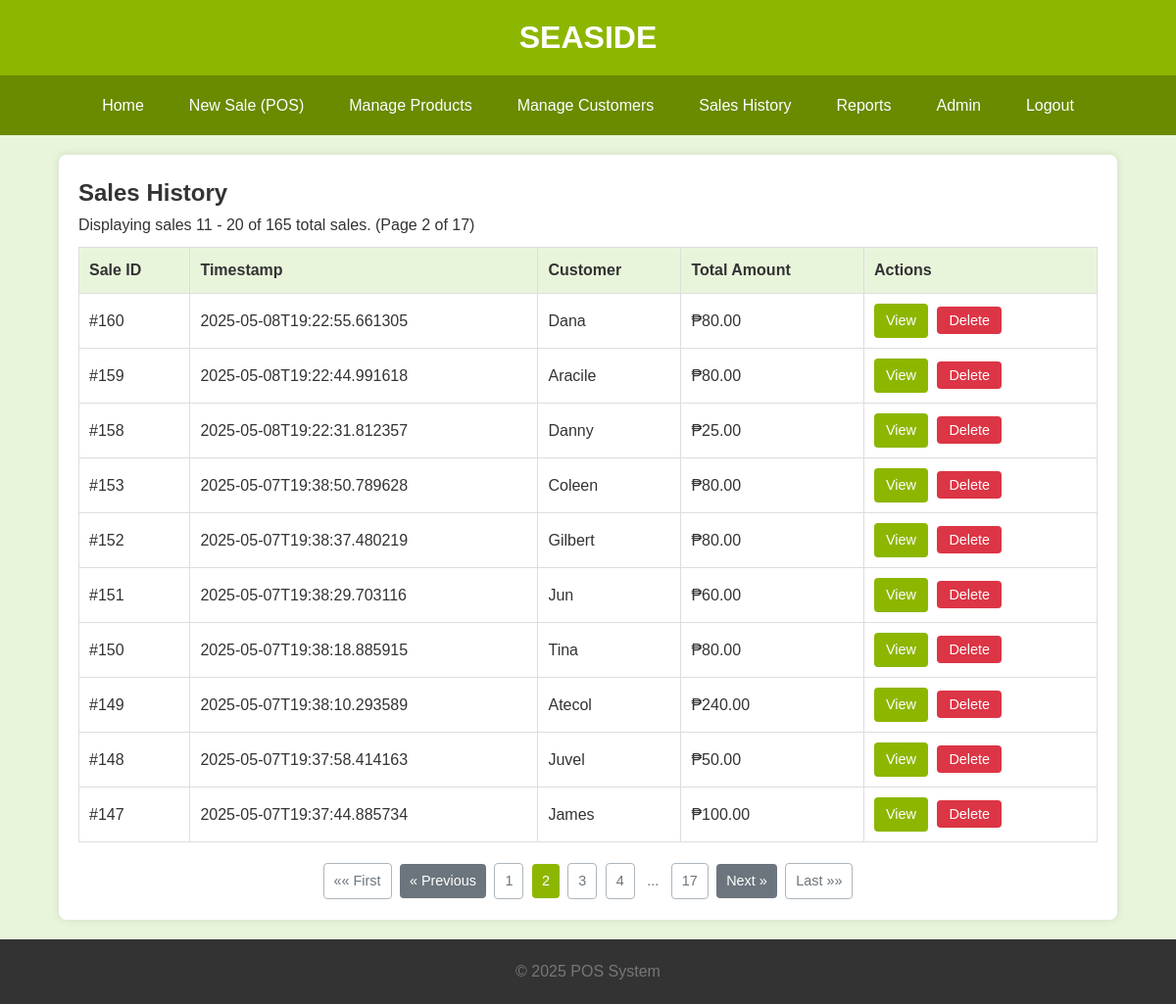
Before: /sales/page/2 (signed in) with the older database file.
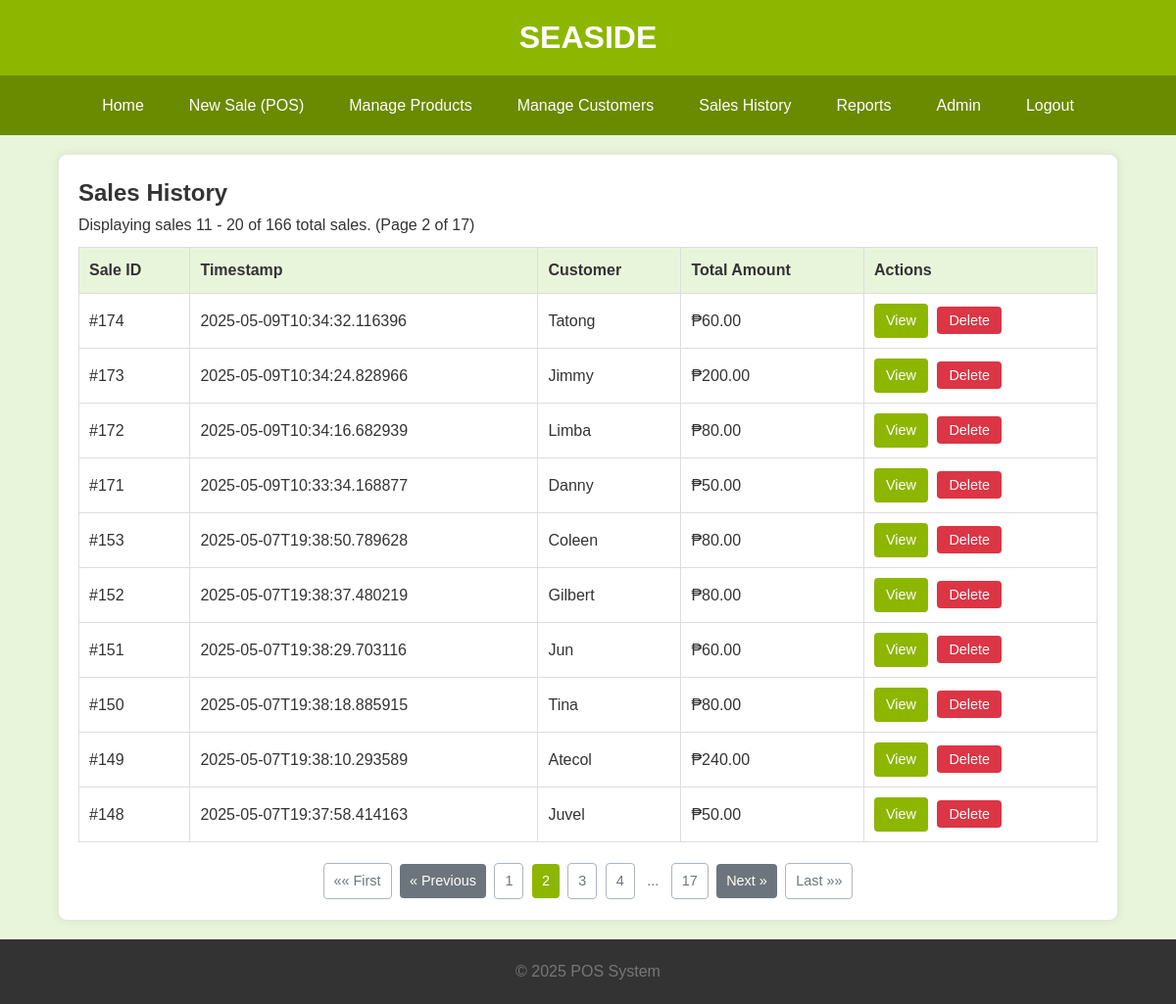
After: the same page with the newer database file.
### tables this page shows
CREATE TABLE Sales (
                SaleID INTEGER PRIMARY KEY AUTOINCREMENT,
                SaleTimestamp TEXT NOT NULL,
                TotalAmount REAL NOT NULL CHECK (TotalAmount >= 0),
                CustomerName TEXT DEFAULT 'N/A'
            );

### app.py (the view)
@app.route('/sales')
@app.route('/sales/page/<int:page_num>')
@login_required
def list_sales(page_num=1):
    total_sales = db.count_total_sales_db()
    sales_on_page = db.get_sales_paginated_db(page=page_num, per_page=ITEMS_PER_PAGE)
    if not sales_on_page and page_num > 1 and total_sales > 0:
        flash(f"No sales found on page {page_num}. Showing last available page.", "info")
        last_page = math.ceil(total_sales / ITEMS_PER_PAGE)
        return redirect(url_for('list_sales', page_num=last_page if last_page > 0 else 1))
    total_pages = math.ceil(total_sales / ITEMS_PER_PAGE) if total_sales > 0 else 0
    return render_template('sales/list.html',
                           sales=sales_on_page, title="Sales History",
                           current_page=page_num, total_pages=total_pages,
                           total_items=total_sales, per_page=ITEMS_PER_PAGE)

### app.py (called while the page is built)
@app.context_processor
def utility_processor():
    return {'now': datetime.datetime.now,
            'min': min,
            'max': max,
            'logged_in': session.get('logged_in', False)}  # Make login status available

def login_required(f):
    @wraps(f)
    def decorated_function(*args, **kwargs):
        if not session.get('logged_in'):
            flash("Please log in to access this page.", "warning")
            return redirect(url_for('login', next=request.url))  # Redirect to login, remember where user was going
        return f(*args, **kwargs)
    return decorated_function

### db_operations.py (called while the page is built)
def get_db_connection():
    conn = None
    try:
        conn = sqlite3.connect(DATABASE_URL)
        conn.row_factory = sqlite3.Row  # Access columns by name
        conn.execute("PRAGMA foreign_keys = ON;")  # Ensure foreign key constraints are enforced
        logging.debug("Database connection established.")
    except sqlite3.Error as e:
        logging.error(f"Database connection error: {e}", exc_info=True)
        raise  # Re-raise the exception if connection fails
    return conn

def get_sales_paginated_db(page=1, per_page=10):
    sql = """
          SELECT SaleID, SaleTimestamp, TotalAmount, CustomerName
          FROM Sales
          ORDER BY SaleTimestamp DESC, SaleID DESC LIMIT ? \
          OFFSET ? \
          """
    conn = None
    try:
        conn = get_db_connection()
        cursor = conn.cursor()
        offset = (page - 1) * per_page
        cursor.execute(sql, (per_page, offset))
        sales = cursor.fetchall()
        return sales  # Returns list of sqlite3.Row objects
    except sqlite3.Error as e:
        logging.error(f"Database error in get_sales_paginated_db: {e}", exc_info=True)
        return []
    finally:
        if conn: conn.close()

def count_total_sales_db():
    sql = "SELECT COUNT(*) FROM Sales"
    conn = None
    try:
        conn = get_db_connection()
        cursor = conn.cursor()
        cursor.execute(sql)
        total_sales = cursor.fetchone()[0]
        return total_sales
    except sqlite3.Error as e:
        logging.error(f"Database error in count_total_sales_db: {e}", exc_info=True)
        return 0
    finally:
        if conn: conn.close()

### templates/sales/list.html (shortened to what this page needs)
{% extends "base.html" %}
{% block content %}
<h2>Sales History</h2>
{% if sales %}
    <p style="margin-bottom: 10px;">
        Displaying sales {{ (current_page - 1) * per_page + 1 }} - {{ min(current_page * per_page, total_items) }} of {{ total_items }} total sales.
        (Page {{ current_page }} of {{ total_pages if total_pages > 0 else 1 }})
    </p>
    <div class="table-responsive-wrapper">
        <table>
            <thead>
                <tr>
                    <th>Sale ID</th>
                    <th>Timestamp</th>
                    <th>Customer</th>
                    <th>Total Amount</th>
                    <th>Actions</th>
                </tr>
            </thead>
            <tbody>
                {% for sale in sales %}
                <tr>
                    <td>#{{ sale.SaleID }}</td>
                    <td>{{ sale.SaleTimestamp }}</td>
                    <td>{{ sale.CustomerName if sale.CustomerName else 'N/A' }}</td>
                    <td>₱{{ "%.2f"|format(sale.TotalAmount) }}</td>
                    <td class="actions">
                        <a href="{{ url_for('view_sale', sale_id=sale.SaleID) }}" class="view-btn">View</a>
                        <form action="{{ url_for('delete_sale', sale_id=sale.SaleID) }}" method="POST" style="display:inline;" onsubmit="return confirm('Are you sure you want to delete Sale #{{ sale.SaleID }}? This will also delete all associated items and cannot be undone.');">
                             <button type="submit" class="delete-btn">Delete</button>
                        </form>
                    </td>
                </tr>
                {% endfor %}
            </tbody>
        </table>
    </div>
    {% if total_pages > 1 %}
    <div class="pagination" style="margin-top: 20px; text-align: center;">
        {% if current_page > 1 %} <a href="{{ url_for('list_sales', page_num=1) }}" class="btn btn-outline-secondary">&laquo;&laquo; First</a> {% else %} <span class="btn btn-outline-secondary disabled">&laquo;&laquo; First</span> {% endif %}
        {% if current_page > 1 %} <a href="{{ url_for('list_sales', page_num=current_page - 1) }}" class="btn btn-secondary">&laquo; Previous</a> {% else %} <span class="btn btn-secondary disabled">&laquo; Previous</span> {% endif %}
        {% set page_window = 2 %}
        {% set start_page = max(1, current_page - page_window) %}
        {% set end_page = min(total_pages, current_page + page_window) %}
        {% for page in range(start_page, end_page + 1) %} {% if page == current_page %} <span class="btn btn-primary current-page">{{ page }}</span> {% else %} <a href="{{ url_for('list_sales', page_num=page) }}" class="btn btn-outline-secondary">{{ page }}</a> {% endif %} {% endfor %}
        {% if end_page < total_pages %} {% if end_page < total_pages - 1 %} <span class="btn btn-outline-secondary disabled" style="border:none; background:transparent; padding: 8px 4px;">...</span> {% endif %} <a href="{{ url_for('list_sales', page_num=total_pages) }}" class="btn btn-outline-secondary">{{ total_pages }}</a> {% endif %}
        {% if current_page < total_pages %} <a href="{{ url_for('list_sales', page_num=current_page + 1) }}" class="btn btn-secondary">Next &raquo;</a> {% else %} <span class="btn btn-secondary disabled">Next &raquo;</span> {% endif %}
        {% if current_page < total_pages %} <a href="{{ url_for('list_sales', page_num=total_pages) }}" class="btn btn-outline-secondary">Last &raquo;&raquo;</a> {% else %} <span class="btn btn-outline-secondary disabled">Last &raquo;&raquo;</span> {% endif %}
    </div>
    {% endif %}
{% else %}
    <p>No sales recorded yet. <a href="{{ url_for('pos_interface') }}">Make a new sale!</a></p>
{% endif %}
{% endblock %}

### templates/base.html (shortened to what this page needs)
<!DOCTYPE html>
<html lang="en">
<head>
    <link rel="stylesheet" href="{{ url_for('static', filename='css/style.css') }}">
</head>
<body>
    <div class="site-content"> <header>
            <h1>SEASIDE</h1>
        </header>
        <nav class="main-nav">
            <ul class="nav-links">
                {% if logged_in %}
                    <li><a href="{{ url_for('index') }}">Home</a></li>
                    <li><a href="{{ url_for('pos_interface') }}">New Sale (POS)</a></li>
                    <li><a href="{{ url_for('list_products') }}">Manage Products</a></li>
                    <li><a href="{{ url_for('list_customers') }}">Manage Customers</a></li>
                    <li><a href="{{ url_for('list_sales') }}">Sales History</a></li>
                    <li><a href="{{ url_for('reports_page') }}">Reports</a></li>
                    <li><a href="{{ url_for('admin_index') }}">Admin</a></li>
                    <li><a href="{{ url_for('logout') }}">Logout</a></li>
                {% endif %}
            </ul>
        </nav>
        <main class="container">
            <div class="content">
                {% block content %}{% endblock %}
            </div>
        </main>
    </div>
    <footer>
        <p style="text-align:center; color: #777;">&copy; {{ now().year }} POS System</p>
    </footer>
</body>
</html>

### static/css/style.css (style rules this page uses)
* { box-sizing: border-box; margin: 0; padding: 0; }
body { font-family: Arial, sans-serif; line-height: 1.6; background-color: #e9f5db; color: #333; display: flex; flex-direction: column; min-height: 100vh; }
.site-content { flex: 1; }
main.container { width: 95%; max-width: 1200px; margin: 20px auto; overflow: visible; padding: 20px; background-color: #fff; border-radius: 8px; box-shadow: 0 0 10px rgba(0,0,0,0.1); }
header { background: #8DB600; color: #ffffff; padding: 0.8rem 0; text-align: center; }
header h1 { margin: 0; font-size: 1.5rem; }
nav.main-nav { background: #6A8A00; color: #fff; padding: 0.5rem 1rem; position: relative; margin-bottom: 10px; }
nav.main-nav ul.nav-links { padding: 0; list-style: none; text-align: center; display: flex; justify-content: center; align-items: center; }
nav.main-nav ul.nav-links li { border-bottom: none; margin: 0 0.5rem; }
nav.main-nav ul.nav-links li a { color: #ffffff; text-decoration: none; padding: 10px 15px; display: block; transition: background-color 0.2s ease; }
.table-responsive-wrapper { overflow-x: auto; margin-bottom: 20px; -webkit-overflow-scrolling: touch; width: 100%; }
.table-responsive-wrapper > table { width: 100%; border-collapse: collapse; }
.table-responsive-wrapper > table th, .table-responsive-wrapper > table td { border: 1px solid #ddd; padding: 10px; text-align: left; white-space: nowrap; }
.table-responsive-wrapper > table th { background-color: #e9f5db; }
.table-responsive-wrapper .actions a, .table-responsive-wrapper .actions button { margin-right: 5px; margin-bottom: 5px; text-decoration: none; padding: 6px 12px; border-radius: 4px; cursor: pointer; border: none; display: inline-block; font-size: 0.9rem; color: #ffffff; }
.table-responsive-wrapper .actions .delete-btn { background-color: #dc3545; }
.table-responsive-wrapper .actions .view-btn { background-color: #8DB600; }
.btn { padding: 12px 18px; color: white; background-color: #8DB600; border: none; border-radius: 4px; cursor: pointer; text-decoration: none; display: inline-block; font-size: 1rem; transition: background-color 0.2s ease-in-out; }
.btn-primary { background-color: #8DB600; color: #fff; }
.btn-secondary { background-color: #6c757d; color: #fff; }
footer { text-align: center; padding: 20px; background: #333; color: #aaa; margin-top: auto; }
footer p { margin: 0; }
@media (min-width: 768px) { header h1 { font-size: 1.8rem; } }
@media (min-width: 768px) { nav.main-nav ul.nav-links li { display: inline-block; border-bottom: none; } }
@media (min-width: 768px) { .table-responsive-wrapper .actions button, .table-responsive-wrapper .actions a { margin-bottom: 0; } }
@media (min-width: 992px) { main.container { width: 90%; } }
@media (min-width: 992px) { header h1 { font-size: 2rem; } }
.pagination .btn { margin: 0 2px; padding: 6px 10px; font-size: 0.9em; }
.pagination .btn.current-page { background-color: #8DB600; color: white; border-color: #7F9F00; }
.pagination .btn.disabled { pointer-events: none; opacity: 0.5; }
.btn-outline-secondary { background-color: transparent; border: 1px solid #adb5bd; color: #6c757d; }
.pagination .btn-outline-secondary.disabled { border: none; background-color: transparent; color: #6c757d; opacity: 1; padding: 8px 4px; }

### templates/sales/list.html (style rules this page uses)
.pagination .btn { margin: 0 2px; padding: 6px 10px; font-size: 0.9em; }
.pagination .btn.current-page { background-color: #8DB600; color: white; border-color: #7F9F00; }
.pagination .btn.disabled { pointer-events: none; opacity: 0.5; }
.btn-outline-secondary { background-color: transparent; border: 1px solid #adb5bd; color: #6c757d; }
.pagination .btn-outline-secondary.disabled { border: none; background-color: transparent; color: #6c757d; opacity: 1; padding: 8px 4px; }

Changed rows visible on the page:
removed Sales: SaleID "160", SaleTimestamp "2025-05-08T19:22:55.661305", CustomerName "Dana", TotalAmount "80.00"
removed Sales: SaleID "159", SaleTimestamp "2025-05-08T19:22:44.991618", CustomerName "Aracile", TotalAmount "80.00"
removed Sales: SaleID "158", SaleTimestamp "2025-05-08T19:22:31.812357", CustomerName "Danny", TotalAmount "25.00"
no longer on this page (row unchanged): Sales: SaleID "147", SaleTimestamp "2025-05-07T19:37:44.885734", CustomerName "James", TotalAmount "100.00"
added Sales: SaleID "174", SaleTimestamp "2025-05-09T10:34:32.116396", CustomerName "Tatong", TotalAmount "60.00"
added Sales: SaleID "173", SaleTimestamp "2025-05-09T10:34:24.828966", CustomerName "Jimmy", TotalAmount "200.00"
added Sales: SaleID "172", SaleTimestamp "2025-05-09T10:34:16.682939", CustomerName "Limba", TotalAmount "80.00"
added Sales: SaleID "171", SaleTimestamp "2025-05-09T10:33:34.168877", CustomerName "Danny", TotalAmount "50.00"
Other visible differences:
{{ total_items }}: "165" → "166"
